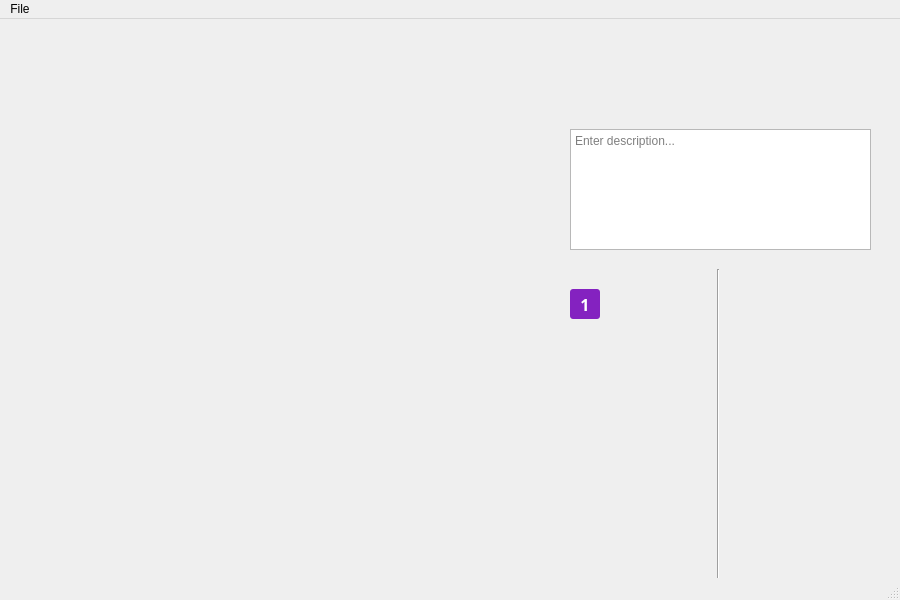
<?xml version="1.0" encoding="UTF-8"?>
<ui version="4.0">
 <class>MainWindow</class>
 <widget class="QMainWindow" name="MainWindow">
  <property name="geometry">
   <rect>
    <x>0</x>
    <y>0</y>
    <width>900</width>
    <height>600</height>
   </rect>
  </property>
  <property name="windowTitle">
   <string>MainWindow</string>
  </property>
  <widget class="QWidget" name="centralwidget">
   <widget class="QWidget" name="gridLayoutWidget">
    <property name="geometry">
     <rect>
      <x>10</x>
      <y>10</y>
      <width>531</width>
      <height>541</height>
     </rect>
    </property>
    <layout class="QGridLayout" name="gridLayout"/>
   </widget>
   <widget class="Line" name="line">
    <property name="geometry">
     <rect>
      <x>710</x>
      <y>250</y>
      <width>16</width>
      <height>311</height>
     </rect>
    </property>
    <property name="orientation">
     <enum>Qt::Vertical</enum>
    </property>
   </widget>
   <widget class="QTextEdit" name="description">
    <property name="geometry">
     <rect>
      <x>570</x>
      <y>110</y>
      <width>301</width>
      <height>121</height>
     </rect>
    </property>
    <property name="placeholderText">
     <string>Enter description...</string>
    </property>
   </widget>
   <widget class="QPushButton" name="button_1">
    <property name="geometry">
     <rect>
      <x>570</x>
      <y>270</y>
      <width>30</width>
      <height>30</height>
     </rect>
    </property>
    <property name="font">
     <font>
      <family>Cascadia Mono</family>
      <pointsize>12</pointsize>
      <weight>75</weight>
      <bold>true</bold>
      <strikeout>false</strikeout>
     </font>
    </property>
    <property name="autoFillBackground">
     <bool>false</bool>
    </property>
    <property name="styleSheet">
     <string notr="true">background-color: #8422c0;
color: white;
border-radius: 3px;</string>
    </property>
    <property name="text">
     <string>1</string>
    </property>
    <property name="shortcut">
     <string>1</string>
    </property>
    <property name="checkable">
     <bool>false</bool>
    </property>
    <property name="checked">
     <bool>false</bool>
    </property>
   </widget>
  </widget>
  <widget class="QMenuBar" name="menubar">
   <property name="geometry">
    <rect>
     <x>0</x>
     <y>0</y>
     <width>900</width>
     <height>21</height>
    </rect>
   </property>
   <widget class="QMenu" name="menuFile">
    <property name="title">
     <string>File</string>
    </property>
    <addaction name="actionNew"/>
    <addaction name="actionOpen"/>
    <addaction name="separator"/>
    <addaction name="actionSave"/>
    <addaction name="actionSave_As"/>
    <addaction name="separator"/>
    <addaction name="actionQuit"/>
   </widget>
   <addaction name="menuFile"/>
  </widget>
  <widget class="QStatusBar" name="statusbar"/>
  <action name="actionNew">
   <property name="enabled">
    <bool>false</bool>
   </property>
   <property name="text">
    <string>New...</string>
   </property>
  </action>
  <action name="actionOpen">
   <property name="enabled">
    <bool>false</bool>
   </property>
   <property name="text">
    <string>Open...</string>
   </property>
  </action>
  <action name="actionSave">
   <property name="enabled">
    <bool>false</bool>
   </property>
   <property name="text">
    <string>Save</string>
   </property>
  </action>
  <action name="actionSave_As">
   <property name="enabled">
    <bool>false</bool>
   </property>
   <property name="text">
    <string>Save As...</string>
   </property>
  </action>
  <action name="actionQuit">
   <property name="text">
    <string>Quit</string>
   </property>
  </action>
 </widget>
 <resources/>
 <connections/>
</ui>
